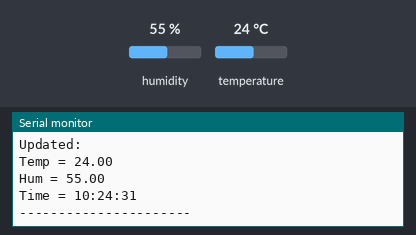
Simulated run of this sketch. Board: ESP32. On the bench: the last lines printed to the serial monitor. The test bench sets the inputs (shaded band); at power-on: humidity 55 %, temperature 24 °C. WiFi joins after 1.5 s; servers stay silent unless stated; network time is answered at once with the bench clock; the local clock reads 2024-03-15 10:24:30 at power-on unless the sketch sets it.

Above: at 2.7 s.
2.8 s: humidity set to 22 %
At 4.6 s:
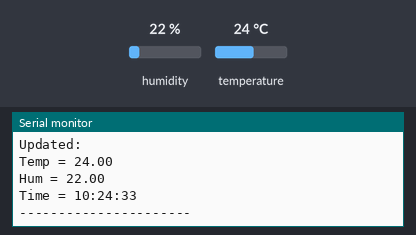
5.7 s: temperature set to 12 °C
At 6.5 s:
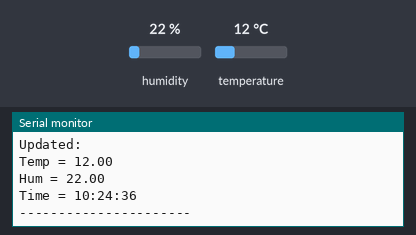
8.6 s: humidity set to 40 %
At 11.6 s:
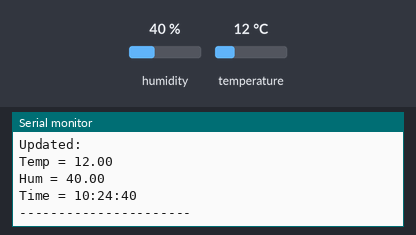
Timing chart, 0 to 13.1 s (numbered marks = the images above; inputs shaded):
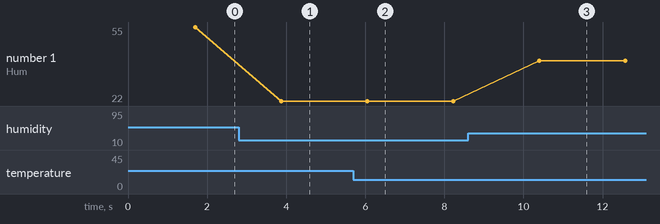

Measured:
- after the input at 2.8 s, the serial monitor: prints a new line after 1.1 s (image 1)
- after the input at 5.7 s, the serial monitor: prints a new line after 0.36 s (image 2)
- after the input at 8.6 s, the serial monitor: prints a new line after 1.8 s (image 3)
- plotted number 1: 55 → 22 after the input at 2.8 s

The sketch:

esp32.ino
```cpp
#include <WiFi.h>
#include <FirebaseESP32.h>
#include <DHT.h>
#include <NTPClient.h>
#include <WiFiUdp.h>

// ---------- WiFi ----------
const char* ssid ="iPhone";
const char* pass ="12345678gg";

// ---------- DHT ----------
#define DHTPIN 15
#define DHTTYPE DHT11
DHT dht(DHTPIN, DHTTYPE);

// ---------- NTP ----------
WiFiUDP ntpUDP;
NTPClient timeClient(ntpUDP, "pool.ntp.org", 3600);

// ---------- Firebase ----------
FirebaseData fbdo;
FirebaseConfig config;
FirebaseAuth auth;

// ---------- FIREBASE KEYS ----------
#define FIREBASE_HOST "iot-ro3b-default-rtdb.firebaseio.com"
#define FIREBASE_AUTH "IlBvnetwuhbobTUTAzFj2FSVGAZO2eQ8lU5v3of0"

void setup() {
  Serial.begin(115200);

  // WiFi
  WiFi.begin(ssid, pass);
  Serial.print("Connecting");
  while (WiFi.status() != WL_CONNECTED) {
    delay(300);
    Serial.print(".");
  }
  Serial.println("\nWiFi Connected!");

  // NTP time
  timeClient.begin();

  // Firebase config
  config.host = FIREBASE_HOST;
  config.signer.tokens.legacy_token = FIREBASE_AUTH;
  Firebase.begin(&config, &auth);
  Firebase.reconnectWiFi(true);

  dht.begin();
}

void loop() {
  timeClient.update();

  float temp = dht.readTemperature();
  float hum = dht.readHumidity();

  if (!isnan(temp) && !isnan(hum)) {
    FirebaseJson json;
    json.add("tem", temp);
    json.add("hum", hum);
    json.add("time", timeClient.getFormattedTime());

    if (Firebase.setJSON(fbdo, "/capteurs/dernier", json)) {
      Serial.println("Updated:");
      Serial.println("Temp = " + String(temp));
      Serial.println("Hum = " + String(hum));
      Serial.println("Time = " + timeClient.getFormattedTime());
      Serial.println("----------------------");
    }
  }

  delay(2000);  // <--- Refresh kol 2 secondes
}
```
